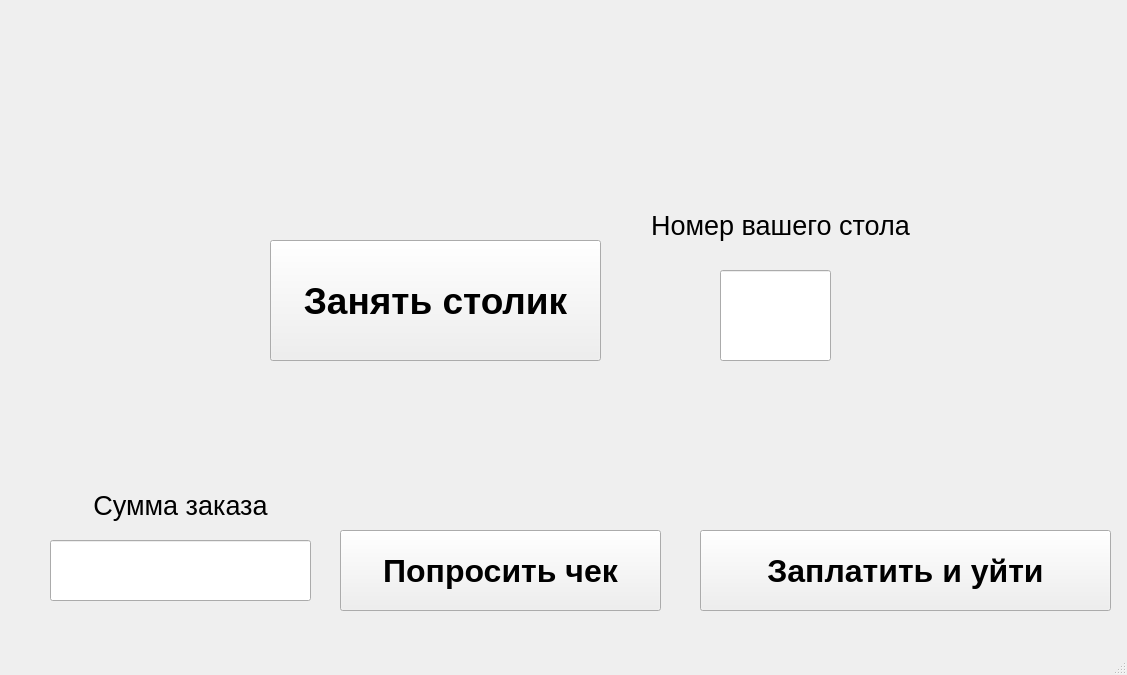
<?xml version="1.0" encoding="UTF-8"?>
<ui version="4.0">
 <class>GuestWindow</class>
 <widget class="QMainWindow" name="GuestWindow">
  <property name="enabled">
   <bool>true</bool>
  </property>
  <property name="geometry">
   <rect>
    <x>0</x>
    <y>0</y>
    <width>1127</width>
    <height>675</height>
   </rect>
  </property>
  <property name="windowTitle">
   <string>MainWindow</string>
  </property>
  <widget class="QWidget" name="centralwidget">
   <widget class="QPushButton" name="takeATableButton">
    <property name="geometry">
     <rect>
      <x>270</x>
      <y>240</y>
      <width>331</width>
      <height>121</height>
     </rect>
    </property>
    <property name="font">
     <font>
      <pointsize>28</pointsize>
      <weight>75</weight>
      <bold>true</bold>
     </font>
    </property>
    <property name="text">
     <string>Занять столик</string>
    </property>
   </widget>
   <widget class="QLabel" name="label_2">
    <property name="geometry">
     <rect>
      <x>640</x>
      <y>190</y>
      <width>281</width>
      <height>71</height>
     </rect>
    </property>
    <property name="font">
     <font>
      <pointsize>20</pointsize>
     </font>
    </property>
    <property name="text">
     <string>Номер вашего стола</string>
    </property>
    <property name="alignment">
     <set>Qt::AlignCenter</set>
    </property>
   </widget>
   <widget class="QLineEdit" name="tableNumLine">
    <property name="geometry">
     <rect>
      <x>720</x>
      <y>270</y>
      <width>111</width>
      <height>91</height>
     </rect>
    </property>
    <property name="font">
     <font>
      <pointsize>48</pointsize>
      <weight>75</weight>
      <bold>true</bold>
     </font>
    </property>
    <property name="text">
     <string/>
    </property>
    <property name="alignment">
     <set>Qt::AlignCenter</set>
    </property>
   </widget>
   <widget class="QPushButton" name="makeCheckButton">
    <property name="geometry">
     <rect>
      <x>340</x>
      <y>530</y>
      <width>321</width>
      <height>81</height>
     </rect>
    </property>
    <property name="font">
     <font>
      <pointsize>24</pointsize>
      <weight>75</weight>
      <bold>true</bold>
     </font>
    </property>
    <property name="text">
     <string>Попросить чек</string>
    </property>
   </widget>
   <widget class="QLineEdit" name="orderSumLine">
    <property name="geometry">
     <rect>
      <x>50</x>
      <y>540</y>
      <width>261</width>
      <height>61</height>
     </rect>
    </property>
    <property name="font">
     <font>
      <pointsize>28</pointsize>
      <weight>50</weight>
      <bold>false</bold>
     </font>
    </property>
    <property name="text">
     <string/>
    </property>
    <property name="alignment">
     <set>Qt::AlignCenter</set>
    </property>
    <property name="readOnly">
     <bool>true</bool>
    </property>
   </widget>
   <widget class="QLabel" name="label_3">
    <property name="geometry">
     <rect>
      <x>40</x>
      <y>470</y>
      <width>281</width>
      <height>71</height>
     </rect>
    </property>
    <property name="font">
     <font>
      <pointsize>20</pointsize>
     </font>
    </property>
    <property name="text">
     <string>Сумма заказа</string>
    </property>
    <property name="alignment">
     <set>Qt::AlignCenter</set>
    </property>
   </widget>
   <widget class="QPushButton" name="payNLeaveButton">
    <property name="geometry">
     <rect>
      <x>700</x>
      <y>530</y>
      <width>411</width>
      <height>81</height>
     </rect>
    </property>
    <property name="font">
     <font>
      <pointsize>24</pointsize>
      <weight>75</weight>
      <bold>true</bold>
     </font>
    </property>
    <property name="text">
     <string>Заплатить и уйти</string>
    </property>
   </widget>
  </widget>
  <widget class="QMenuBar" name="menubar">
   <property name="geometry">
    <rect>
     <x>0</x>
     <y>0</y>
     <width>1127</width>
     <height>21</height>
    </rect>
   </property>
  </widget>
  <widget class="QStatusBar" name="statusbar"/>
 </widget>
 <resources/>
 <connections/>
</ui>
